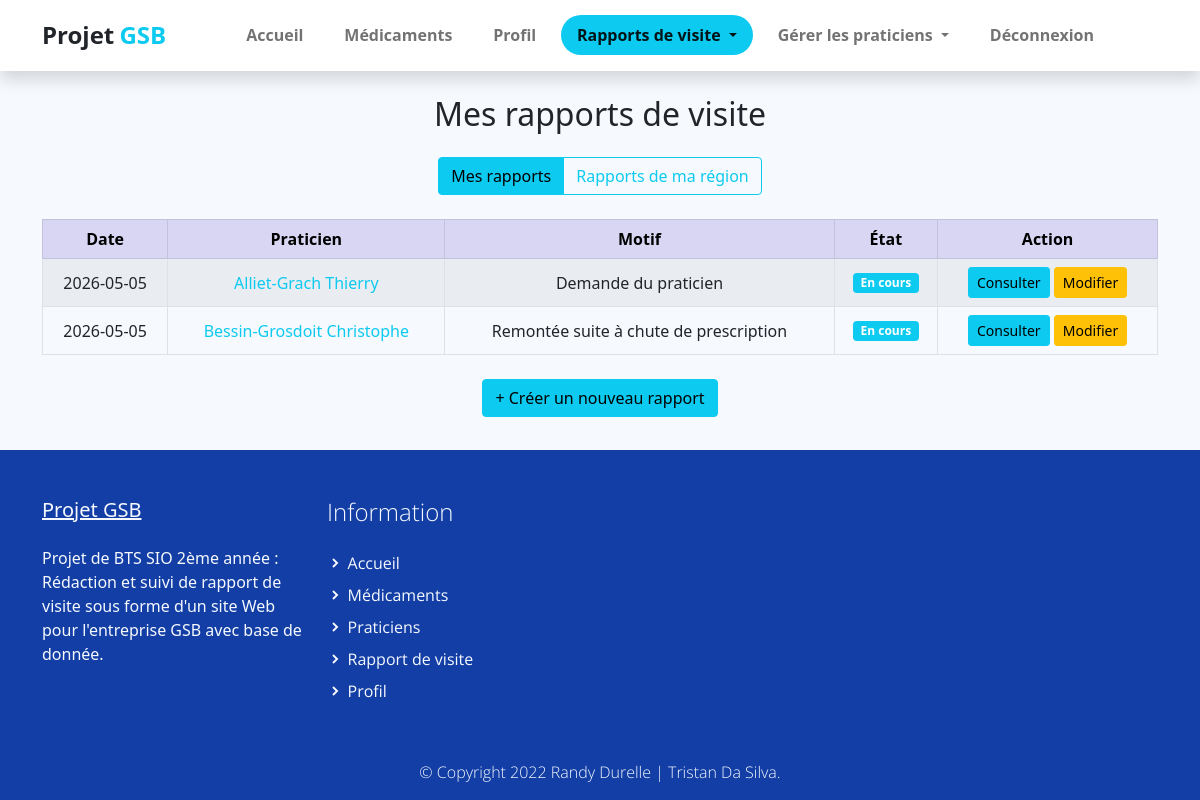
Page /index.php?uc=rapportVisite&action=liste (signed in) on the committed database.
### tables this page shows
CREATE TABLE IF NOT EXISTS `rapport_visite` (
  `VIS_MATRICULE` varchar(10) NOT NULL,
  `RAP_NUM` int(11) NOT NULL,
  `RAP_DATEVISITE` date DEFAULT NULL,
  `RAP_BILAN` varchar(255) DEFAULT NULL,
  `RAP_AUTRE` varchar(50) DEFAULT NULL,
  `RAP_MOTIF` varchar(50) DEFAULT NULL,
  `etat_code` int(11) DEFAULT NULL,
  `PRA_NUM` int(11) NOT NULL,
  `PRA_NUM_remplacant` int(11) DEFAULT NULL,
  `med_depotlegal_presente1` varchar(10) DEFAULT NULL,
  `med_depotlegal_presente2` varchar(10) DEFAULT NULL,
  `PRE_CODE` varchar(2) DEFAULT NULL,
  `mo_num` int(11) DEFAULT NULL,
  PRIMARY KEY (`VIS_MATRICULE`,`RAP_NUM`),
  KEY `rapport_visite_praticien2_FK` (`PRA_NUM`),
  KEY `rv_etat_FK` (`etat_code`),
  KEY `fk_rv_motif` (`mo_num`),
  KEY `fk_rv_praticien_remp` (`PRA_NUM_remplacant`),
  KEY `fk_rv_med1` (`med_depotlegal_presente1`),
  KEY `fk_rv_med2` (`med_depotlegal_presente2`),
  KEY `fk_rv_presentation` (`PRE_CODE`)
);

CREATE TABLE IF NOT EXISTS `praticien` (
  `PRA_NUM` int(11) NOT NULL,
  `PRA_PRENOM` varchar(30) DEFAULT NULL,
  `PRA_NOM` varchar(30) DEFAULT NULL,
  `PRA_ADRESSE` varchar(50) DEFAULT NULL,
  `PRA_CP` varchar(5) DEFAULT NULL,
  `PRA_VILLE` varchar(25) DEFAULT NULL,
  `PRA_COEFNOTORIETE` float DEFAULT NULL,
  `TYP_CODE` varchar(3) DEFAULT NULL,
  `PRA_COEFF_CONFIANCE` float DEFAULT NULL,
  PRIMARY KEY (`PRA_NUM`),
  KEY `praticien_type_praticien0_FK` (`TYP_CODE`)
);

CREATE TABLE IF NOT EXISTS `motif` (
  `MO_Code` int(11) NOT NULL,
  `MO_Libelle` varchar(50) NOT NULL,
  PRIMARY KEY (`MO_Code`)
);

### modele/bd.rapportVisite.inc.php (called while the page is built, shortened)
<?php
function getRapportsVisiteurTous($idVisiteur)
{
    $connexion = connexionPDO();
    $sql = "
        SELECT rv.RAP_NUM, rv.RAP_DATEVISITE, rv.RAP_MOTIF, rv.RAP_BILAN, rv.etat_code,
               p.PRA_NUM, p.PRA_NOM, p.PRA_PRENOM, m.MO_Libelle as MOTIF_LIBELLE
        FROM rapport_visite rv
        INNER JOIN praticien p ON rv.PRA_NUM = p.PRA_NUM
        LEFT JOIN motif m ON rv.RAP_MOTIF = m.MO_Code
        WHERE rv.VIS_MATRICULE = :vis
        AND rv.etat_code = 1
        ORDER BY rv.RAP_DATEVISITE DESC
    ";
    $req = $connexion->prepare($sql);
    $req->bindValue(':vis', $idVisiteur);
    $req->execute();
    return $req->fetchAll(PDO::FETCH_ASSOC);
}
?>

### vues/v_listeRapports.php (the view, shortened to what this page needs)
<section class="bg-light py-4">
    <div class="container">
        <h2 class="mb-4 text-center">Mes rapports de visite</h2>
        <form action="index.php" method="get" class="mb-4 text-center">
            <div class="btn-group" role="group" aria-label="Filtre rapports">
                <button type="submit" name="type_rapport" value="mes_rapports"
                    class="btn btn-outline-primary <?= (!isset($_GET['type_rapport']) || $_GET['type_rapport'] == 'mes_rapports') ? 'active' : '' ?>">Mes
                    rapports</button>
                <button type="submit" name="type_rapport" value="region"
                    class="btn btn-outline-primary <?= (isset($_GET['type_rapport']) && $_GET['type_rapport'] == 'region') ? 'active' : '' ?>">
                    <?= $isResponsable ? 'Rapports de mon secteur' : 'Rapports de ma région' ?>
                </button>
                <?php
                $hab = $_SESSION['habilitation'] ?? 1;
                $isResponsable = ($hab == 3);
                ?>
            </div>
        </form>
        <?php if (empty($rapports)): ?>
            <div class="alert alert-info text-center">Aucun rapport trouvé.</div>
        <?php else: ?>
            <table class="table table-bordered table-striped text-center align-middle">
                <thead class="table-primary">
                    <tr>
                        <th>Date</th>
                        <th>Praticien</th>
                        <th>Motif</th>
                        <th>État</th>
                        <th>Action</th>
                    </tr>
                </thead>
                <tbody>
                    <?php foreach ($rapports as $r): ?>
                        <tr class="<?= (isset($r['etat_code']) && $r['etat_code'] == 2) ? 'table-success' : '' ?>">
                            <td><?= htmlspecialchars($r['RAP_DATEVISITE']) ?></td>
                            <td><a href="index.php?uc=gererPraticien&action=consulter&num=<?= $r['PRA_NUM'] ?>"
                                    class="text-decoration-none"><?= htmlspecialchars($r['PRA_NOM'] . ' ' . $r['PRA_PRENOM']) ?></a>
                            </td>
                            <td><?= htmlspecialchars($r['MOTIF_LIBELLE'] ?? $r['RAP_MOTIF']) ?></td>
                            <td>
                                <?php
                                if (isset($r['etat_code'])) {
                                    if ($r['etat_code'] == 2)
                                        echo '<span class="badge bg-warning text-dark">À vérifier</span>';
                                    elseif ($r['etat_code'] == 3)
                                        echo '<span class="badge bg-success">Validé</span>';
                                    else
                                        echo '<span class="badge bg-secondary">En cours</span>';
                                } else {
                                    echo '<span class="badge bg-secondary">En cours</span>';
                                }
                                ?>
                            </td>
                            <td>
                                <a href="index.php?uc=rapportVisite&action=consulter&idRapport=<?= $r['RAP_NUM'] ?>&idVisiteur=<?= $r['VIS_MATRICULE'] ?? $_SESSION['matricule'] ?>"
                                    class="btn btn-info btn-sm">Consulter</a>
                                <?php if ((!isset($r['etat_code']) || $r['etat_code'] == 1) && !$isResponsable): ?>
                                    <a href="index.php?uc=rapportVisite&action=modifier&idRapport=<?= $r['RAP_NUM'] ?>"
                                        class="btn btn-warning btn-sm">Modifier</a>
                                <?php endif; ?>
                            </td>
                        </tr>
                    <?php endforeach; ?>
                </tbody>
            </table>
        <?php endif; ?>
        <?php if (!$isResponsable): ?>
            <div class="text-center mt-4">
                <a href="index.php?uc=rapportVisite&action=nouveau" class="btn btn-primary">
                    + Créer un nouveau rapport
                </a>
            </div>
        <?php endif; ?>
    </div>
</section>

### assets/css/gsb.css (style rules this page uses)
p, a { font-weight: 400; }

### assets/css/custom.css (style rules this page uses)
body, html { height: 100%; margin: 0; padding: 0; }
body { background: #f6f9fe !important; width: 100%; position: relative; display: table; }
.bg-light { background-color: #f6f9fe; }

### rows in the picture
rapport_visite: RAP_DATEVISITE "2026-05-05", PRA_NUM.PRA_PRENOM "Alliet-Grach Thierry", mo_num.MO_Libelle "Demande du praticien", shows "En cours"
rapport_visite: RAP_DATEVISITE "2026-05-05", PRA_NUM.PRA_PRENOM "Bessin-Grosdoit Christophe", mo_num.MO_Libelle "Remontée suite à chute de prescription", shows "En cours"
